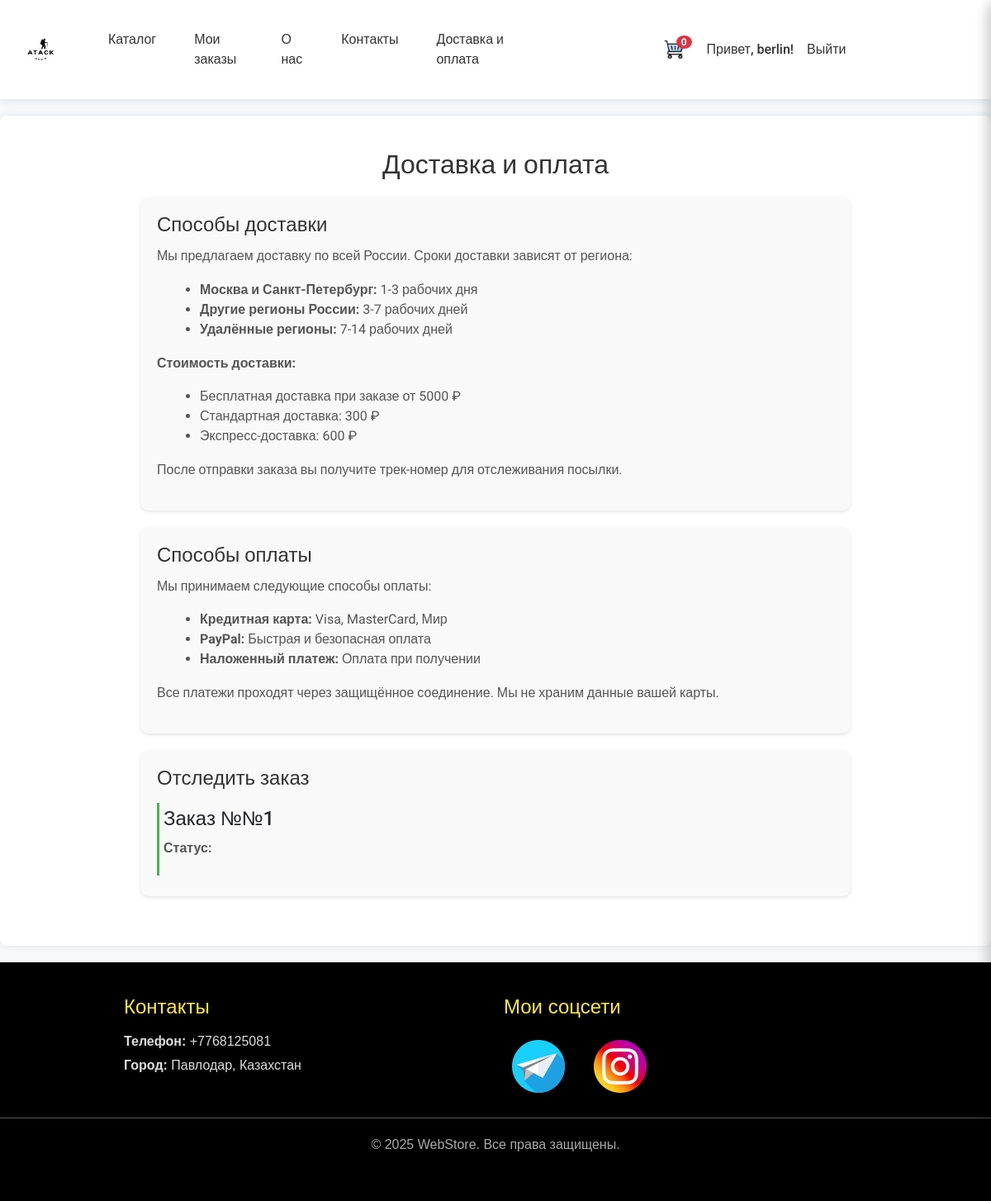
Before: /delivery_and_payment/ (signed in) with the older database file.
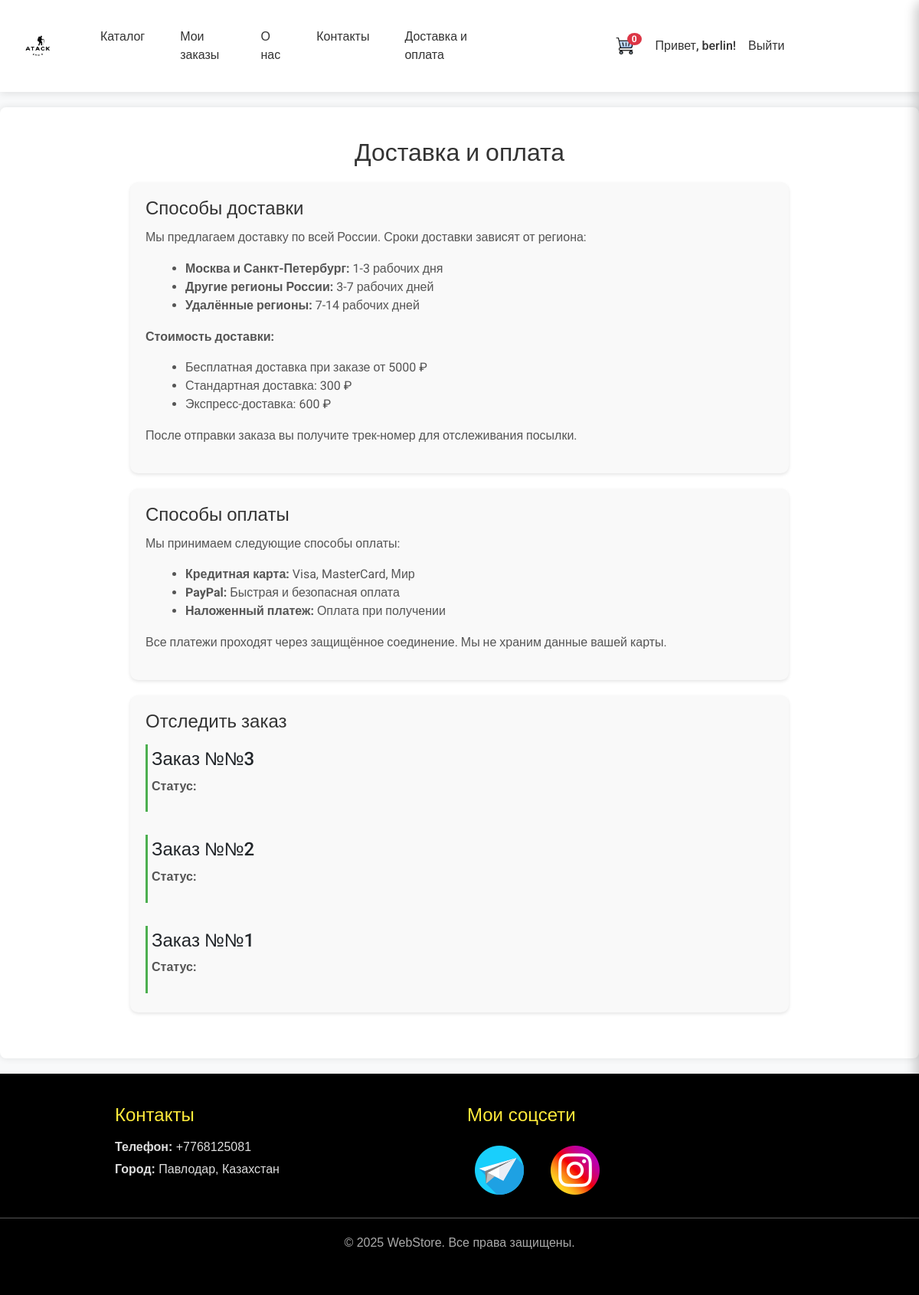
After: the same page with the newer database file.
### store/models.py (models this page shows, shortened)
class Order(models.Model):
    STATUS_CHOICES = [
        ('pending', 'Ожидает'),
        ('processing', 'В обработке'),
        ('shipped', 'Отправлен'),
        ('delivered', 'Доставлен'),
        ('cancelled', 'Отменён'),
    ]
    user = models.ForeignKey(User, on_delete=models.CASCADE)
    user_order_number = models.CharField(max_length=50, unique=True, blank=True)  # Увеличим max_length
    created_at = models.DateTimeField(auto_now_add=True)
    status = models.CharField(max_length=50, choices=STATUS_CHOICES, default='pending')
    total_price = models.DecimalField(max_digits=10, decimal_places=2, default=0.00)
    address = models.TextField(blank=True)

### store/views.py (the view)
# urls.py: path('delivery_and_payment/', views.delivery_payment, name='delivery_payment'),
@login_required
def delivery_payment(request):
    orders = Order.objects.filter(user=request.user).order_by('-created_at')
    return render(request, 'delivery_and_payment.html', {'orders': orders})

### templates/delivery_and_payment.html (shortened to what this page needs)
{% extends 'base.html' %}
{% load static %}
{% block content %}
    <div class="delivery-payment-container">
        <h2>Доставка и оплата</h2>
        <div class="delivery-info">
            <h3>Способы доставки</h3>
            <p>Мы предлагаем доставку по всей России. Сроки доставки зависят от региона:</p>
            <ul>
                <li><strong>Москва и Санкт-Петербург:</strong> 1-3 рабочих дня</li>
                <li><strong>Другие регионы России:</strong> 3-7 рабочих дней</li>
                <li><strong>Удалённые регионы:</strong> 7-14 рабочих дней</li>
            </ul>
            <p><strong>Стоимость доставки:</strong></p>
            <ul>
                <li>Бесплатная доставка при заказе от 5000 ₽</li>
                <li>Стандартная доставка: 300 ₽</li>
                <li>Экспресс-доставка: 600 ₽</li>
            </ul>
            <p>После отправки заказа вы получите трек-номер для отслеживания посылки.</p>
        </div>
        <div class="payment-info">
            <h3>Способы оплаты</h3>
            <p>Мы принимаем следующие способы оплаты:</p>
            <ul>
                <li><strong>Кредитная карта:</strong> Visa, MasterCard, Мир</li>
                <li><strong>PayPal:</strong> Быстрая и безопасная оплата</li>
                <li><strong>Наложенный платеж:</strong> Оплата при получении</li>
            </ul>
            <p>Все платежи проходят через защищённое соединение. Мы не храним данные вашей карты.</p>
        </div>
        <div class="recent-orders">
            <h3>Отследить заказ</h3>
            {% if orders %}
                <div class="orders-list">
                    {% for order in orders %}
                        <div class="order-item">
                            <h4>Заказ №{{ order.user_order_number }}</h4>
                            <p><strong>Статус:</strong>
                            </p>
                        </div>
                    {% endfor %}
                </div>
            {% else %}
                <div class="empty-tracker">
                    <img src="{% static '/images/empty-cart.png' %}" alt="Нет заказов">
                    <p>У вас пока нет заказов для отслеживания.</p>
                </div>
            {% endif %}
        </div>
    </div>
{% endblock %}

Changed rows visible on the page:
added Order: user_order_number "№3"
added Order: user_order_number "№2"
